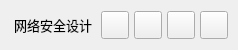
           <widget class="QFrame" name="contentTopBg">
            <property name="minimumSize">
             <size>
              <width>0</width>
              <height>50</height>
             </size>
            </property>
            <property name="maximumSize">
             <size>
              <width>16777215</width>
              <height>50</height>
             </size>
            </property>
            <property name="frameShape">
             <enum>QFrame::Shape::NoFrame</enum>
            </property>
            <property name="frameShadow">
             <enum>QFrame::Shadow::Raised</enum>
            </property>
            <layout class="QHBoxLayout" name="horizontalLayout">
             <property name="spacing">
              <number>0</number>
             </property>
             <property name="leftMargin">
              <number>0</number>
             </property>
             <property name="topMargin">
              <number>0</number>
             </property>
             <property name="rightMargin">
              <number>10</number>
             </property>
             <property name="bottomMargin">
              <number>0</number>
             </property>
             <item>
              <widget class="QFrame" name="leftBox">
               <property name="sizePolicy">
                <sizepolicy hsizetype="Expanding" vsizetype="Preferred">
                 <horstretch>0</horstretch>
                 <verstretch>0</verstretch>
                </sizepolicy>
               </property>
               <property name="layoutDirection">
                <enum>Qt::LayoutDirection::LeftToRight</enum>
               </property>
               <property name="frameShape">
                <enum>QFrame::Shape::NoFrame</enum>
               </property>
               <property name="frameShadow">
                <enum>QFrame::Shadow::Raised</enum>
               </property>
               <property name="lineWidth">
                <number>39</number>
               </property>
               <layout class="QHBoxLayout" name="horizontalLayout_3">
                <property name="leftMargin">
                 <number>12</number>
                </property>
                <item>
                 <widget class="QLabel" name="titleRightInfo">
                  <property name="font">
                   <font>
                    <family>Segoe UI</family>
                    <pointsize>10</pointsize>
                    <italic>false</italic>
                    <bold>false</bold>
                   </font>
                  </property>
                  <property name="lineWidth">
                   <number>26</number>
                  </property>
                  <property name="midLineWidth">
                   <number>23</number>
                  </property>
                  <property name="text">
                   <string>网络安全设计</string>
                  </property>
                  <property name="margin">
                   <number>5</number>
                  </property>
                  <property name="indent">
                   <number>2</number>
                  </property>
                  <property name="openExternalLinks">
                   <bool>false</bool>
                  </property>
                  <property name="textInteractionFlags">
                   <set>Qt::TextInteractionFlag::NoTextInteraction</set>
                  </property>
                 </widget>
                </item>
               </layout>
              </widget>
             </item>
             <item alignment="Qt::AlignmentFlag::AlignRight">
              <widget class="QFrame" name="rightButtons">
               <property name="minimumSize">
                <size>
                 <width>0</width>
                 <height>28</height>
                </size>
               </property>
               <property name="frameShape">
                <enum>QFrame::Shape::NoFrame</enum>
               </property>
               <property name="frameShadow">
                <enum>QFrame::Shadow::Raised</enum>
               </property>
               <layout class="QHBoxLayout" name="horizontalLayout_2">
                <property name="spacing">
                 <number>5</number>
                </property>
                <property name="leftMargin">
                 <number>0</number>
                </property>
                <property name="topMargin">
                 <number>0</number>
                </property>
                <property name="rightMargin">
                 <number>0</number>
                </property>
                <property name="bottomMargin">
                 <number>0</number>
                </property>
                <item>
                 <widget class="QPushButton" name="settingsTopBtn">
                  <property name="minimumSize">
                   <size>
                    <width>28</width>
                    <height>28</height>
                   </size>
                  </property>
                  <property name="maximumSize">
                   <size>
                    <width>28</width>
                    <height>28</height>
                   </size>
                  </property>
                  <property name="cursor">
                   <cursorShape>PointingHandCursor</cursorShape>
                  </property>
                  <property name="toolTip">
                   <string>Settings</string>
                  </property>
                  <property name="text">
                   <string/>
                  </property>
                  <property name="icon">
                   <iconset resource="resources.qrc">
                    <normaloff>:/icons/images/icons/icon_settings.png</normaloff>:/icons/images/icons/icon_settings.png</iconset>
                  </property>
                  <property name="iconSize">
                   <size>
                    <width>20</width>
                    <height>20</height>
                   </size>
                  </property>
                 </widget>
                </item>
                <item>
                 <widget class="QPushButton" name="minimizeAppBtn">
                  <property name="minimumSize">
                   <size>
                    <width>28</width>
                    <height>28</height>
                   </size>
                  </property>
                  <property name="maximumSize">
                   <size>
                    <width>28</width>
                    <height>28</height>
                   </size>
                  </property>
                  <property name="cursor">
                   <cursorShape>PointingHandCursor</cursorShape>
                  </property>
                  <property name="toolTip">
                   <string>Minimize</string>
                  </property>
                  <property name="text">
                   <string/>
                  </property>
                  <property name="icon">
                   <iconset resource="resources.qrc">
                    <normaloff>:/icons/images/icons/icon_minimize.png</normaloff>:/icons/images/icons/icon_minimize.png</iconset>
                  </property>
                  <property name="iconSize">
                   <size>
                    <width>20</width>
                    <height>20</height>
                   </size>
                  </property>
                 </widget>
                </item>
                <item>
                 <widget class="QPushButton" name="maximizeRestoreAppBtn">
                  <property name="minimumSize">
                   <size>
                    <width>28</width>
                    <height>28</height>
                   </size>
                  </property>
                  <property name="maximumSize">
                   <size>
                    <width>28</width>
                    <height>28</height>
                   </size>
                  </property>
                  <property name="font">
                   <font>
                    <family>Segoe UI</family>
                    <pointsize>10</pointsize>
                    <italic>false</italic>
                    <bold>false</bold>
                    <stylestrategy>PreferDefault</stylestrategy>
                   </font>
                  </property>
                  <property name="cursor">
                   <cursorShape>PointingHandCursor</cursorShape>
                  </property>
                  <property name="toolTip">
                   <string>Maximize</string>
                  </property>
                  <property name="text">
                   <string/>
                  </property>
                  <property name="icon">
                   <iconset resource="resources.qrc">
                    <normaloff>:/icons/images/icons/icon_maximize.png</normaloff>:/icons/images/icons/icon_maximize.png</iconset>
                  </property>
                  <property name="iconSize">
                   <size>
                    <width>20</width>
                    <height>20</height>
                   </size>
                  </property>
                 </widget>
                </item>
                <item>
                 <widget class="QPushButton" name="closeAppBtn">
                  <property name="minimumSize">
                   <size>
                    <width>28</width>
                    <height>28</height>
                   </size>
                  </property>
                  <property name="maximumSize">
                   <size>
                    <width>28</width>
                    <height>28</height>
                   </size>
                  </property>
                  <property name="cursor">
                   <cursorShape>PointingHandCursor</cursorShape>
                  </property>
                  <property name="toolTip">
                   <string>Close</string>
                  </property>
                  <property name="text">
                   <string/>
                  </property>
                  <property name="icon">
                   <iconset resource="resources.qrc">
                    <normaloff>:/icons/images/icons/icon_close.png</normaloff>:/icons/images/icons/icon_close.png</iconset>
                  </property>
                  <property name="iconSize">
                   <size>
                    <width>20</width>
                    <height>20</height>
                   </size>
                  </property>
                 </widget>
                </item>
               </layout>
              </widget>
             </item>
            </layout>
           </widget>
